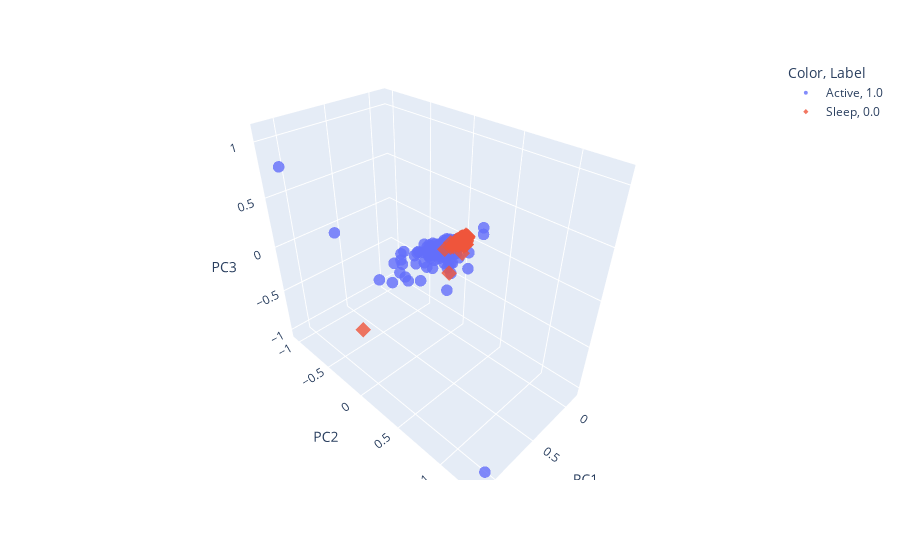

The notebook cell this image was saved under:
### Code cell
import plotly.express as px

# Assuming you have 'combined_data_3D' and 'combined_labels' from the previous code

plot_df = pd.DataFrame(data=combined_data_3D, columns=['PC1', 'PC2', 'PC3'])
plot_df['Label'] = combined_labels

# Define colors for active (red) and sleep (blue) points
color_map = {1: 'Active', 0: 'Sleep'}
plot_df['Color'] = plot_df['Label'].map(color_map)

# Create a 3D scatter plot using Plotly
fig = px.scatter_3d(plot_df, x='PC1', y='PC2', z='PC3', color='Color', symbol='Label', opacity=0.8)

# Customize the plot
fig.update_layout(scene=dict(xaxis_title='PC1', yaxis_title='PC2', zaxis_title='PC3'))
fig.update_traces(marker=dict(size=4))

# Show the plot
fig.show()

### Figure 1 — Plotly figure (JSON) as saved in the notebook; plotly's stock layout.template omitted (floating-point values rounded to 4 significant figures; data arrays with more than 128 entries replaced by an {"elided": "..."} marker saying what was removed)
{"data": [{"hovertemplate": "Color=Active<br>Label=1.0<br>PC1=%{x}<br>PC2=%{y}<br>PC3=%{z}<extra></extra>", "legendgroup": "Active, 1.0", "marker": {"color": "#636efa", "opacity": 0.8, "size": 4, "symbol": "circle"}, "mode": "markers", "name": "Active, 1.0", "scene": "scene", "showlegend": true, "type": "scatter3d", "x": {"elided": "230 float values"}, "y": {"elided": "230 float values"}, "z": {"elided": "230 float values"}}, {"hovertemplate": "Color=Sleep<br>Label=0.0<br>PC1=%{x}<br>PC2=%{y}<br>PC3=%{z}<extra></extra>", "legendgroup": "Sleep, 0.0", "marker": {"color": "#EF553B", "opacity": 0.8, "size": 4, "symbol": "diamond"}, "mode": "markers", "name": "Sleep, 0.0", "scene": "scene", "showlegend": true, "type": "scatter3d", "x": {"elided": "230 float values"}, "y": {"elided": "230 float values"}, "z": {"elided": "230 float values"}}], "layout": {"legend": {"title": {"text": "Color, Label"}, "tracegroupgap": 0}, "margin": {"t": 60}, "scene": {"domain": {"x": [0, 1], "y": [0, 1]}, "xaxis": {"title": {"text": "PC1"}}, "yaxis": {"title": {"text": "PC2"}}, "zaxis": {"title": {"text": "PC3"}}}}}
